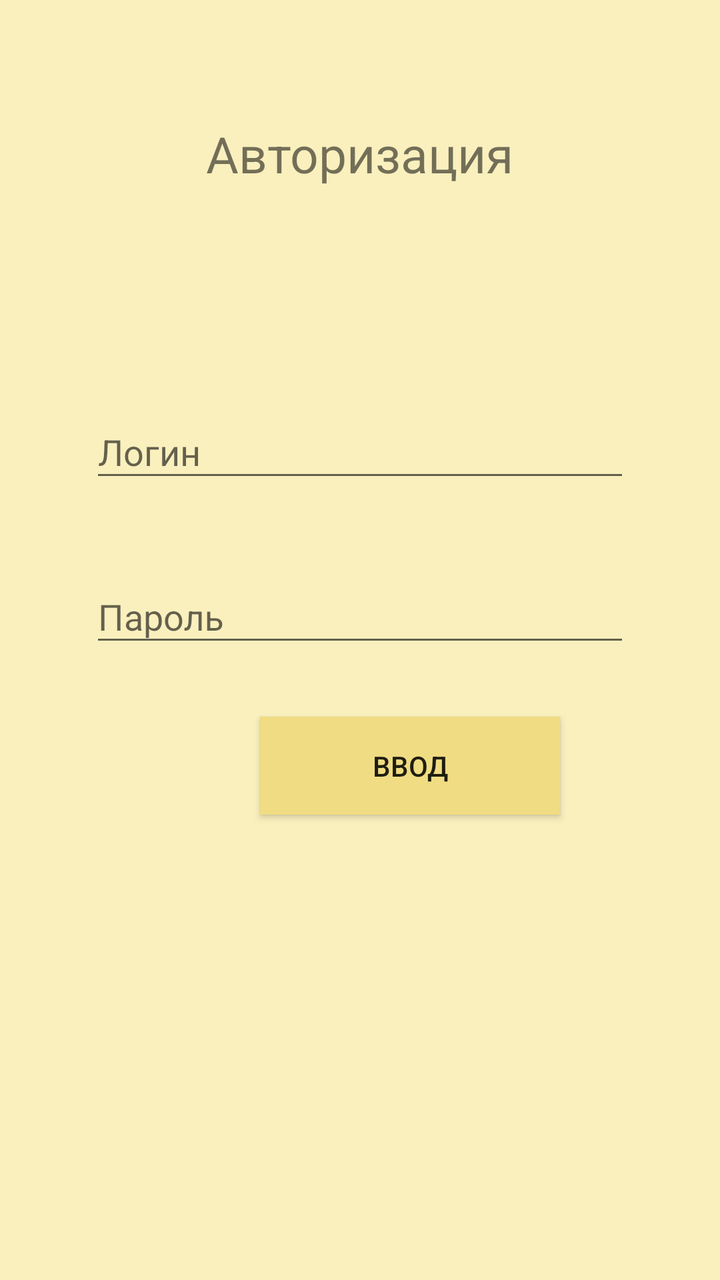
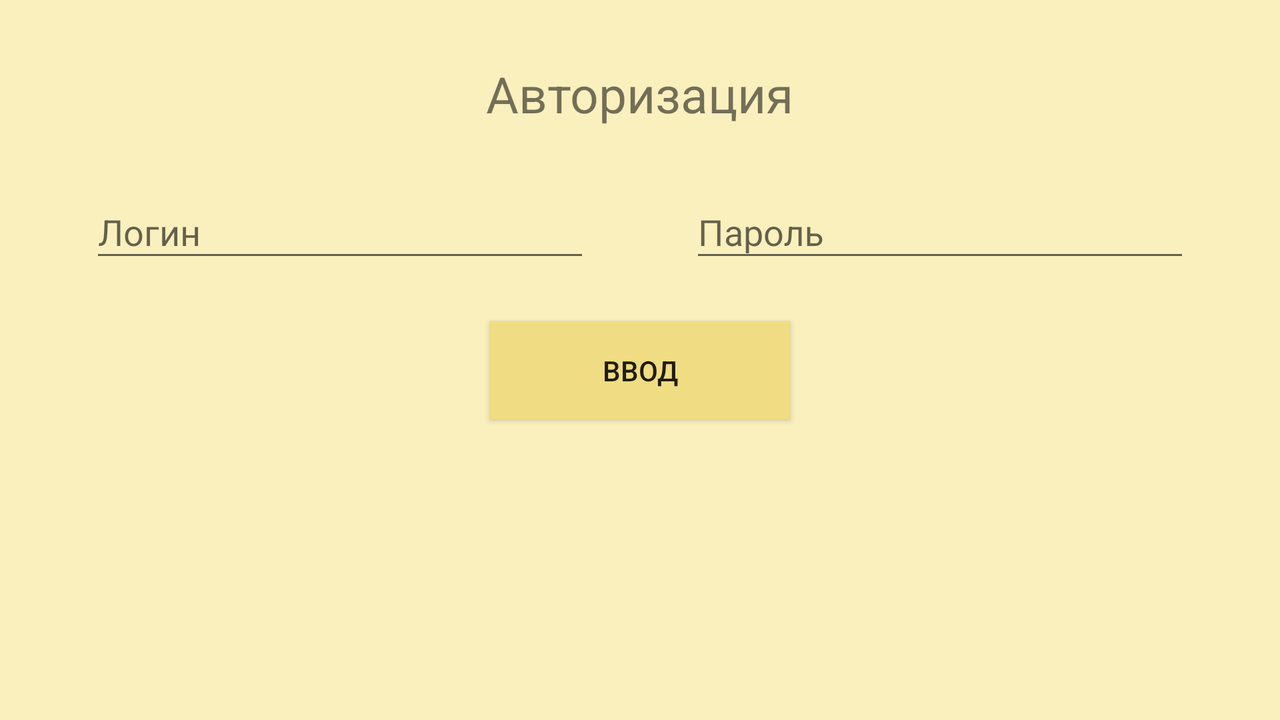

The same Android screen from two of the app's own layout files: first res/layout/ as a phone draws it, then the repository's variant for another configuration, drawn on a device whose configuration selects that folder. Both files follow.
<!-- AndroidManifest.xml: application theme AppTheme.NoActionBar -->
<!-- res/layout/login_to_the_application.xml -->
<?xml version="1.0" encoding="utf-8"?>
<androidx.constraintlayout.widget.ConstraintLayout
    xmlns:android="http://schemas.android.com/apk/res/android"
    xmlns:app="http://schemas.android.com/apk/res-auto"
    xmlns:tools="http://schemas.android.com/tools"
    android:background="#FAF0BE"
    android:layout_width="match_parent"
    android:layout_height="match_parent"

    tools:context=".LoginToTheApplication">


    <TextView
        android:id="@+id/textTitle"
        android:layout_width="wrap_content"
        android:layout_height="wrap_content"
        android:layout_marginHorizontal="20dp"
        android:layout_marginStart="100dp"
        android:layout_marginTop="60dp"
        android:layout_marginEnd="100dp"
        android:text="@string/authorization"
        android:textSize="25sp"
        app:layout_constraintEnd_toEndOf="parent"
        app:layout_constraintStart_toStartOf="parent"
        app:layout_constraintTop_toTopOf="parent"
        tools:targetApi="o" />

    <com.google.android.material.textfield.TextInputLayout
        android:id="@+id/password"
        android:layout_width="match_parent"
        android:layout_height="wrap_content"
        android:layout_marginStart="45dp"
        android:layout_marginTop="30dp"
        android:layout_marginEnd="45dp"
        android:hint="@string/password"
        app:layout_constraintEnd_toEndOf="parent"
        app:layout_constraintStart_toStartOf="parent"
        app:layout_constraintTop_toBottomOf="@+id/login">

        <com.google.android.material.textfield.TextInputEditText
            android:id="@+id/input_password"
            android:layout_width="match_parent"
            android:layout_height="wrap_content"
            android:inputType="textPassword"/>

    </com.google.android.material.textfield.TextInputLayout>

    <com.google.android.material.textfield.TextInputLayout
        android:id="@+id/login"
        android:layout_width="match_parent"
        android:layout_height="wrap_content"
        android:layout_marginStart="45dp"
        android:layout_marginTop="100dp"
        android:layout_marginEnd="45dp"
        android:hint="@string/login"
        app:layout_constraintEnd_toEndOf="parent"
        app:layout_constraintStart_toStartOf="parent"
        app:layout_constraintTop_toBottomOf="@+id/textTitle">

        <com.google.android.material.textfield.TextInputEditText
            android:id="@+id/input_login"
            android:layout_width="match_parent"
            android:layout_height="wrap_content" />

    </com.google.android.material.textfield.TextInputLayout>

    <Button
        android:id="@+id/enter"
        android:layout_width="150dp"
        android:layout_height="wrap_content"
        android:layout_marginStart="130dp"
        android:layout_marginTop="30dp"
        android:background="#F0DC82"
        android:gravity="center"
        android:padding="15dp"
        android:text="@string/enter"
        app:layout_constraintStart_toStartOf="parent"
        app:layout_constraintTop_toBottomOf="@+id/password" />


</androidx.constraintlayout.widget.ConstraintLayout>
<!-- resources referenced by this layout -->
<resources>
  <string name="authorization">Авторизация</string>
  <string name="enter">Ввод</string>
  <string name="login">Логин</string>
  <string name="password">Пароль</string>
  <style name="AppTheme.NoActionBar">
          <item name="windowActionBar">false</item>
          <item name="windowNoTitle">true</item>
      </style>
</resources>
<!-- res/layout-land/login_to_the_application.xml (the repository's variant of the layout above) -->
<!-- drawn on the phone turned sideways -->
<?xml version="1.0" encoding="utf-8"?>
<androidx.constraintlayout.widget.ConstraintLayout xmlns:android="http://schemas.android.com/apk/res/android"
    xmlns:app="http://schemas.android.com/apk/res-auto"
    xmlns:tools="http://schemas.android.com/tools"
    android:layout_width="match_parent"
    android:layout_height="match_parent"
    android:background="#FAF0BE"

    tools:context=".LoginToTheApplication">


    <TextView
        android:id="@+id/textTitle"
        android:layout_width="wrap_content"
        android:layout_height="wrap_content"
        android:layout_marginHorizontal="20dp"
        android:layout_marginStart="100dp"
        android:layout_marginTop="30dp"
        android:layout_marginEnd="100dp"
        android:text="@string/authorization"
        android:textSize="25sp"
        app:layout_constraintEnd_toEndOf="parent"
        app:layout_constraintStart_toStartOf="parent"
        app:layout_constraintTop_toTopOf="parent"
        tools:targetApi="o" />

    <com.google.android.material.textfield.TextInputLayout
        android:id="@+id/password"
        android:layout_width="250dp"
        android:layout_height="57dp"
        android:layout_marginTop="20dp"
        android:layout_marginEnd="45dp"
        android:hint="@string/password"
        app:layout_constraintEnd_toEndOf="parent"
        app:layout_constraintTop_toBottomOf="@+id/textTitle">

        <com.google.android.material.textfield.TextInputEditText
            android:id="@+id/input_password"
            android:layout_width="match_parent"
            android:layout_height="wrap_content"
            android:inputType="textPassword"/>

    </com.google.android.material.textfield.TextInputLayout>

    <com.google.android.material.textfield.TextInputLayout
        android:id="@+id/login"
        android:layout_width="250dp"
        android:layout_height="57dp"
        android:layout_marginStart="45dp"
        android:layout_marginTop="20dp"
        android:hint="@string/login"
        app:layout_constraintStart_toStartOf="parent"
        app:layout_constraintTop_toBottomOf="@+id/textTitle">

        <com.google.android.material.textfield.TextInputEditText
            android:id="@+id/input_login"
            android:layout_width="match_parent"
            android:layout_height="wrap_content" />

    </com.google.android.material.textfield.TextInputLayout>

    <Button
        android:id="@+id/enter"
        android:layout_width="150dp"
        android:layout_height="wrap_content"
        android:layout_marginStart="130dp"
        android:layout_marginTop="20dp"
        android:layout_marginEnd="130dp"
        android:background="#F0DC82"
        android:gravity="center"
        android:padding="15dp"
        android:text="@string/enter"
        app:layout_constraintEnd_toEndOf="parent"
        app:layout_constraintStart_toStartOf="parent"
        app:layout_constraintTop_toBottomOf="@+id/login" />


</androidx.constraintlayout.widget.ConstraintLayout>
